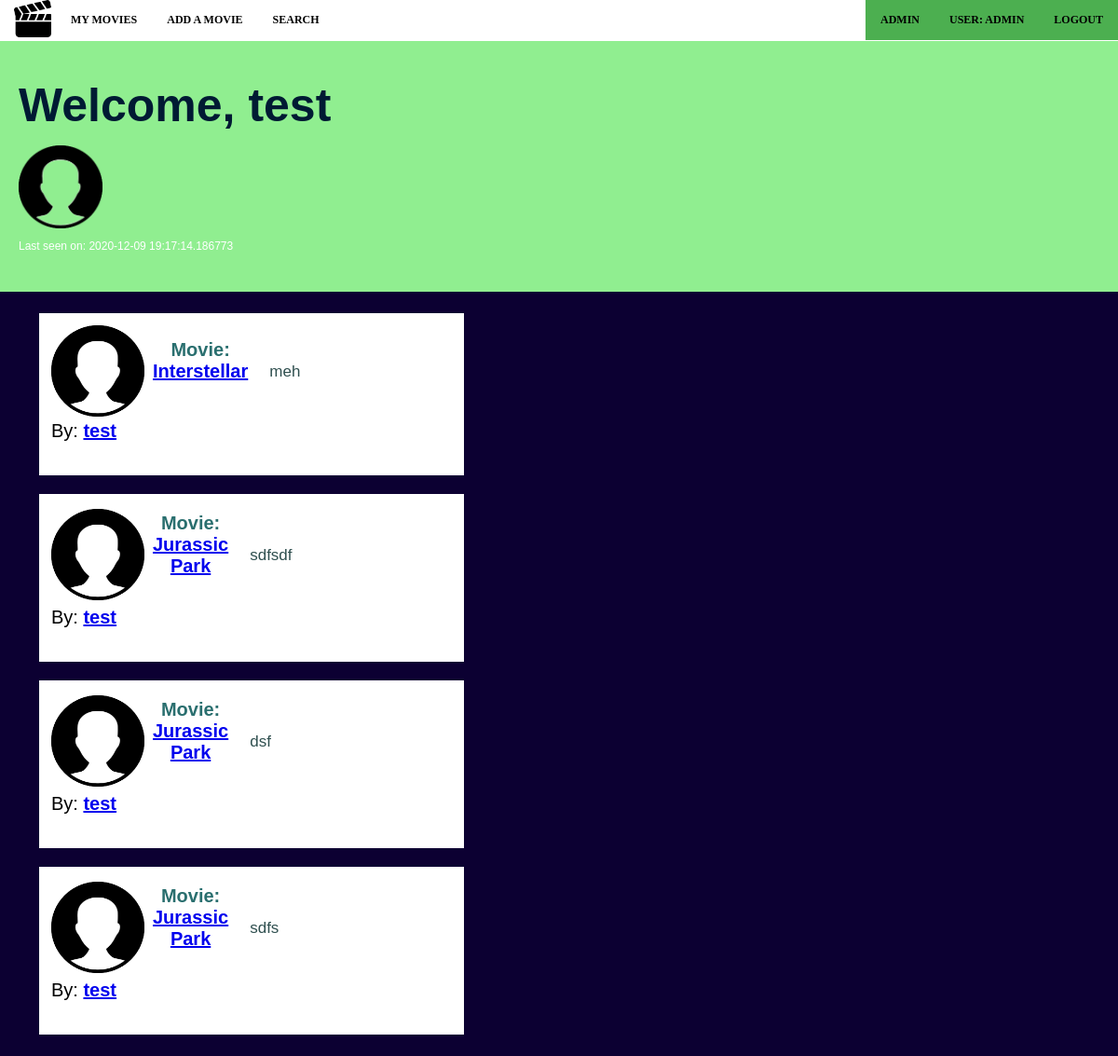
Screenshot of /user/test (signed in) with the database file from the repository.
### app/models.py (models this page shows, shortened)
class User(db.Model, UserMixin):
    id = db.Column(db.Integer, primary_key=True)
    username = db.Column(db.String(64), index=True, unique=True)
    email = db.Column(db.String(120), index=True, unique=True)
    password_hash = db.Column(db.String(128))
    about_me = db.Column(db.String(150))
    last_seen = db.Column(db.DateTime, default=datetime.utcnow)
    is_admin = db.Column(db.Boolean, default=False)
    picture_id = db.Column(db.Integer, db.ForeignKey('profile_picture.id'), default = 'default.png')

class Post(db.Model):
    id = db.Column(db.Integer, primary_key=True)
    user_name = db.Column(db.String, db.ForeignKey('user.username'))
    movie_title = db.Column(db.Integer, db.ForeignKey('movie.title'))
    movie_id = db.Column(db.Integer, db.ForeignKey('movie.id'))
    body = db.Column(db.String())

### app/routes.py (the view)
@app.route('/user/<username>', methods=['GET', 'POST'])
@login_required
def user(username):
	user = User.query.filter_by(username=username).first_or_404()
	picture = url_for('static', filename=current_user.picture_id)
	posts = db.session.query(Post).filter(Post.user_name.contains(username))
	return render_template('user.html', user=user, picture=picture, posts=posts)

### app/models.py (called while the page is built)
@login.user_loader
def load_user(id):
    return User.query.get(int(id))

### app/routes.py (called while the page is built)
@app.before_request
def before_request():
	if current_user.is_authenticated:
		current_user.last_seen=datetime.utcnow()
		db.session.add(current_user)
		db.session.commit()

### app/templates/user.html (shortened to what this page needs)
{% extends "base.html" %}
{% block content %}
	<table>
    	<div class="banner" style="padding-bottom: 30px">
			<div class="sub-form" style="color: #001a33">
				Welcome, {{ user.username }}
			</div>
			<img src="{{ picture }}" width="90" style="padding-left: 20px">
			{% if user.last_seen %}
				<p class="timeSeen" style="padding-left: 20px">
					Last seen on: {{ user.last_seen }}
				</p>
			{% endif %}
		</div>
		<tr>
			<td style="padding-left: 20px">
				{% for post in posts %}
					{% include '_post.html' %}
				{% endfor %}
			</td>
		</tr>
	</table>
{% endblock %}

### app/templates/base.html (shortened to what this page needs)
<html>
    <head>
        <link rel="stylesheet" href="{{ url_for('static', filename='css/main.css') }}">
    </head>
    <body>
        {% if current_user.is_anonymous %}
        {% else %}
            <div class ="nav-container">
                <table>
                    <tr>
                        <li style="float:right">
                            <a href="{{ url_for('logout') }}" class = "active">
                                Logout
                            </a>
                        </li>
                        <li style="float:right">
                            <a href="{{ url_for('user', username=current_user.username) }}" class = "active">
                                User: {{current_user.username}}
                            </a>
                        </li>
                        <li style="padding-left:15px; padding-right:5px">
                            <img src = "{{ url_for('static', filename = 'film.png')}}" width="40">
                        </li>
                        <li>
                            <a href="{{ url_for('index') }}">
                                My Movies
                            </a>
                        </li>
                        {% if current_user.is_admin == True %}
                            <li>
                                <a href="{{ url_for('newMovie') }}">
                                    Add a Movie
                                </a>
                            </li>
                            <li style ="float:right">
                                <a href="/admin" class = "active">
                                    Admin
                                </a>
                            </li>
                        {% endif %}
                        <li>
                            <a href="{{ url_for('search') }}">
                                Search
                            </a>
                        </li>
                    </tr>
                </table>
            </div>
        {% endif %}
        <div>
            {% block content %} {% endblock %}
        </div>
    </body>
</html>

### app/templates/_post.html
<table class="user-post" style="width:100%;" valign="top">
    <tr>
        <th rowspan="2">
            <img src="{{ url_for('static', filename = 'default.png')}}" width="100">
        </th>
    </tr>
    <tr>
        <td>
            <div class="movietitle">
                Movie:
                <a href="{{ url_for('discussion', movieid=post.movie_id) }}" style="font-weight: bold;">
                    {{ post.movie_title }}
                </a>
            </div><br>
        </td>
        <td width="80%" class="moviedesc">
            {{ post.body }}
        </td>
    </tr>
    <tr>
        <td>
            By:
            <a href="{{ url_for('user', username=post.user_name) }}" style="font-weight: bold;">
                {{ post.user_name }}
            </a><br><br>
        </td>
    </tr>
</table>

### app/static/css/main.css (style rules this page uses)
body { margin: 0px; padding: 0px; font-family: sans-serif; color: white; background-color: #0c0032; font-size: 20px; }
.nav-container { list-style-type: none; background: #ffffff; font-family: Tahoma; font-size: 12px; font-weight: bold; text-transform: uppercase; color: darkslategray; top: 0; padding: 0; margin: 0; width: 100%; overflow: hidden; top: 0; z-index: 999; }
li { float: left; }
li a { display: block; color: black; text-align: center; padding: 14px 16px; text-decoration: none; }
.active { background-color: #4CAF50; }
.timeSeen { font-size: 12px; }
.sub-form { font-weight: bold; font-size: 50px; padding-top: 40px; padding-bottom: 14px; font-weight: bold; padding-left: 20px; color: #4CAF50; }
.banner { background: lightgreen; }
.moviedesc { font-style: thin; margin: 5px; padding: 15px; font-size: 17px; font-family: sans-serif; color: darkslategray; word-break: break-all; }
.movietitle { text-align: center; font-weight: bold; color: #2a6f6f; font-size: 20px; padding: 5px; font-family: sans-serif; }
.user-post { width: 300px; padding: 10px; margin: 20px; color: black; background-color: white; font-size: 20px; }

### rows the page displays
User: username "ADMIN"
User: username "test", last_seen "2020-12-09 19:17:14.186773"
Post: movie_title "Interstellar", body "meh", user_name "test"
Post: movie_title "Jurassic Park", body "sdfsdf", user_name "test"
Post: movie_title "Jurassic Park", body "dsf", user_name "test"
Post: movie_title "Jurassic Park", body "sdfs", user_name "test"
